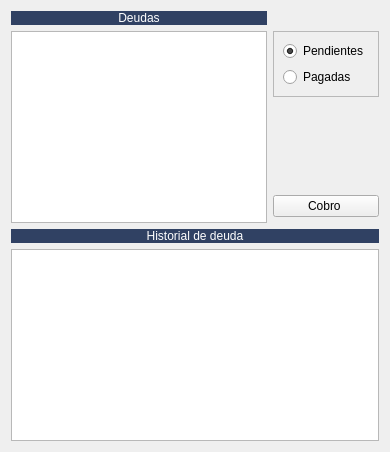
         <widget class="QWidget" name="tab_8">
          <property name="styleSheet">
           <string notr="true"/>
          </property>
          <attribute name="title">
           <string>Gestión deuda cliente</string>
          </attribute>
          <layout class="QGridLayout" name="gridLayout_20">
           <item row="3" column="1">
            <widget class="QPushButton" name="btnCobroTotal">
             <property name="text">
              <string>Cobro </string>
             </property>
             <property name="icon">
              <iconset resource="../maya.qrc">
               <normaloff>:/Icons/PNG/Fp.png</normaloff>:/Icons/PNG/Fp.png</iconset>
             </property>
             <property name="iconSize">
              <size>
               <width>34</width>
               <height>34</height>
              </size>
             </property>
            </widget>
           </item>
           <item row="0" column="0">
            <widget class="QLabel" name="label_83">
             <property name="styleSheet">
              <string notr="true">background: #304163;
color: rgb(255,255,255);</string>
             </property>
             <property name="text">
              <string>Deudas</string>
             </property>
             <property name="alignment">
              <set>Qt::AlignCenter</set>
             </property>
            </widget>
           </item>
           <item row="1" column="1">
            <widget class="QFrame" name="frame">
             <property name="frameShape">
              <enum>QFrame::StyledPanel</enum>
             </property>
             <property name="frameShadow">
              <enum>QFrame::Raised</enum>
             </property>
             <layout class="QVBoxLayout" name="verticalLayout">
              <item>
               <widget class="QRadioButton" name="radPendientes">
                <property name="text">
                 <string>Pendientes</string>
                </property>
                <property name="checked">
                 <bool>true</bool>
                </property>
               </widget>
              </item>
              <item>
               <widget class="QRadioButton" name="radPagadas">
                <property name="text">
                 <string>Pagadas</string>
                </property>
               </widget>
              </item>
             </layout>
            </widget>
           </item>
           <item row="1" column="0" rowspan="4">
            <widget class="QTableView" name="TablaDeudas">
             <property name="alternatingRowColors">
              <bool>true</bool>
             </property>
             <property name="selectionMode">
              <enum>QAbstractItemView::SingleSelection</enum>
             </property>
             <property name="selectionBehavior">
              <enum>QAbstractItemView::SelectRows</enum>
             </property>
             <attribute name="horizontalHeaderStretchLastSection">
              <bool>true</bool>
             </attribute>
            </widget>
           </item>
           <item row="2" column="1">
            <spacer name="verticalSpacer_5">
             <property name="orientation">
              <enum>Qt::Vertical</enum>
             </property>
             <property name="sizeHint" stdset="0">
              <size>
               <width>20</width>
               <height>40</height>
              </size>
             </property>
            </spacer>
           </item>
           <item row="5" column="0" colspan="2">
            <widget class="QLabel" name="label_84">
             <property name="styleSheet">
              <string notr="true">background: #304163;
color: rgb(255,255,255);</string>
             </property>
             <property name="text">
              <string>Historial de deuda</string>
             </property>
             <property name="alignment">
              <set>Qt::AlignCenter</set>
             </property>
            </widget>
           </item>
           <item row="6" column="0" colspan="2">
            <widget class="QTableView" name="tableView"/>
           </item>
          </layout>
         </widget>
